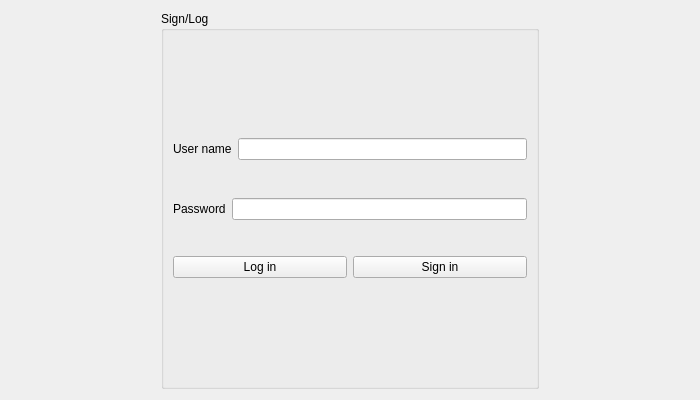
<?xml version="1.0" encoding="UTF-8"?>
<ui version="4.0">
 <class>connect_page</class>
 <widget class="QWidget" name="connect_page">
  <property name="geometry">
   <rect>
    <x>0</x>
    <y>0</y>
    <width>700</width>
    <height>400</height>
   </rect>
  </property>
  <property name="windowTitle">
   <string>Form</string>
  </property>
  <layout class="QHBoxLayout" name="horizontalLayout_4">
   <item>
    <spacer name="horizontalSpacer">
     <property name="orientation">
      <enum>Qt::Horizontal</enum>
     </property>
     <property name="sizeType">
      <enum>QSizePolicy::Preferred</enum>
     </property>
     <property name="sizeHint" stdset="0">
      <size>
       <width>150</width>
       <height>50</height>
      </size>
     </property>
    </spacer>
   </item>
   <item>
    <widget class="QGroupBox" name="groupBox">
     <property name="title">
      <string>Sign/Log</string>
     </property>
     <layout class="QVBoxLayout" name="verticalLayout_2">
      <item>
       <layout class="QVBoxLayout" name="verticalLayout">
        <item>
         <layout class="QHBoxLayout" name="horizontalLayout">
          <item>
           <widget class="QLabel" name="userLabel">
            <property name="text">
             <string>User name</string>
            </property>
           </widget>
          </item>
          <item>
           <widget class="QLineEdit" name="userLineEdit"/>
          </item>
         </layout>
        </item>
        <item>
         <spacer name="verticalSpacer_3">
          <property name="orientation">
           <enum>Qt::Vertical</enum>
          </property>
          <property name="sizeType">
           <enum>QSizePolicy::Fixed</enum>
          </property>
          <property name="sizeHint" stdset="0">
           <size>
            <width>20</width>
            <height>30</height>
           </size>
          </property>
         </spacer>
        </item>
        <item>
         <spacer name="verticalSpacer">
          <property name="orientation">
           <enum>Qt::Vertical</enum>
          </property>
          <property name="sizeType">
           <enum>QSizePolicy::Fixed</enum>
          </property>
          <property name="sizeHint" stdset="0">
           <size>
            <width>20</width>
            <height>2</height>
           </size>
          </property>
         </spacer>
        </item>
        <item>
         <layout class="QHBoxLayout" name="horizontalLayout_2">
          <item>
           <widget class="QLabel" name="passwordLabel">
            <property name="text">
             <string>Password</string>
            </property>
           </widget>
          </item>
          <item>
           <widget class="QLineEdit" name="passwordLineEdit"/>
          </item>
         </layout>
        </item>
        <item>
         <spacer name="verticalSpacer_2">
          <property name="orientation">
           <enum>Qt::Vertical</enum>
          </property>
          <property name="sizeType">
           <enum>QSizePolicy::Fixed</enum>
          </property>
          <property name="sizeHint" stdset="0">
           <size>
            <width>10</width>
            <height>30</height>
           </size>
          </property>
         </spacer>
        </item>
        <item>
         <layout class="QHBoxLayout" name="horizontalLayout_3">
          <item>
           <widget class="QPushButton" name="logButton">
            <property name="text">
             <string>Log in</string>
            </property>
           </widget>
          </item>
          <item>
           <widget class="QPushButton" name="signButton">
            <property name="text">
             <string>Sign in</string>
            </property>
           </widget>
          </item>
         </layout>
        </item>
       </layout>
      </item>
     </layout>
    </widget>
   </item>
   <item>
    <spacer name="horizontalSpacer_2">
     <property name="orientation">
      <enum>Qt::Horizontal</enum>
     </property>
     <property name="sizeType">
      <enum>QSizePolicy::Preferred</enum>
     </property>
     <property name="sizeHint" stdset="0">
      <size>
       <width>150</width>
       <height>20</height>
      </size>
     </property>
    </spacer>
   </item>
  </layout>
 </widget>
 <resources/>
 <connections/>
</ui>
